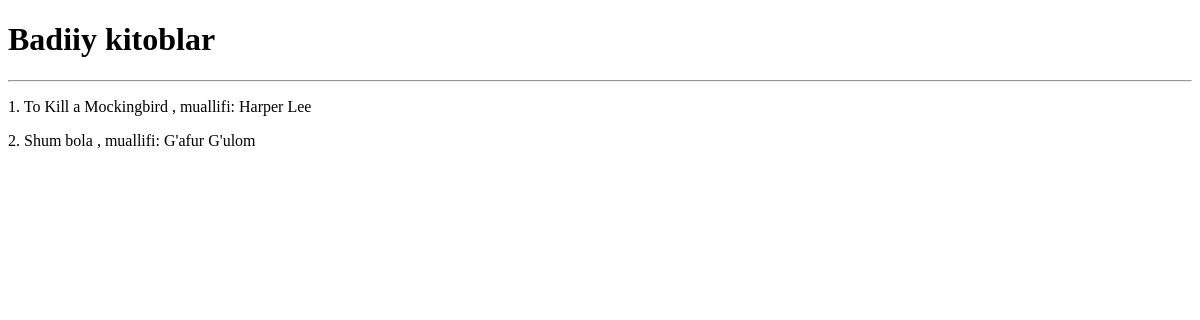
The app's page /badiiy_kitoblar/, older data.
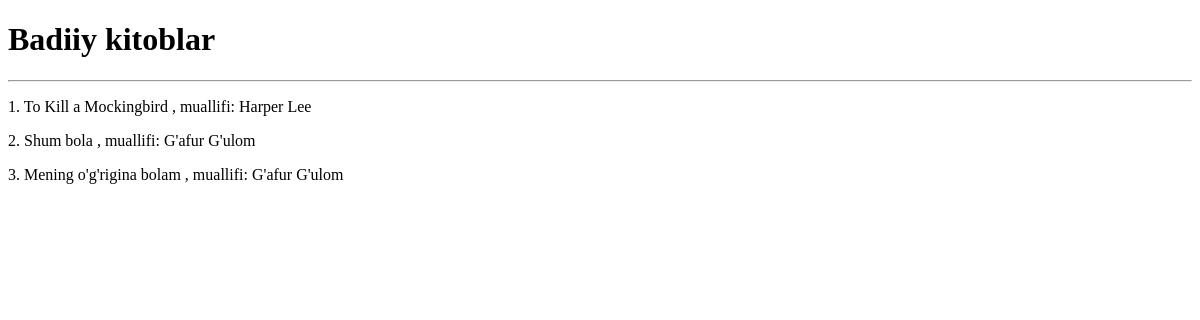
The same page, newer data.
### mainApp/models.py (models this page shows, shortened)
class Kitob(models.Model):
    nom = models.CharField(max_length=255)
    annotatsiya = models.TextField(blank=True, null=True)
    janr = models.CharField(max_length=255)
    sahifa = models.PositiveIntegerField()
    muallif = models.ForeignKey(Muallif, on_delete=SET_NULL, null=True)
    class Meta:
        verbose_name_plural = "Kitoblar"

class Muallif(models.Model):
    JINS_CHOICES = (
        ("Erkak", "Erkak"),
        ("Ayol", "Ayol")
    )
    ism = models.CharField(max_length=100)
    davlat = models.CharField(max_length=255)
    kitob_soni = models.PositiveSmallIntegerField(blank=True, null=True)
    t_sana = models.DateField(blank=True, null=True)
    tirik = models.BooleanField(default=False)
    jins = models.CharField(max_length=10, default="Erkak", choices=JINS_CHOICES)
    def __str__(self):
        return self.ism
    class Meta:
        verbose_name_plural = "Mualliflar"

### mainApp/views.py (the view)
# urls.py: path('badiiy_kitoblar/', badiiy_kitoblar_view, name="Badiiy kitoblar"),
def badiiy_kitoblar_view(request):
    badiiy_kitoblar = Kitob.objects.filter(janr__in=['badiiy'])
    context = {
        "badiiy_kitoblar" : badiiy_kitoblar
    }
    return render(request, 'badiiy_kitoblar.html', context=context)

### templates/badiiy_kitoblar.html (shortened to what this page needs)
<!DOCTYPE html>
<html lang="en">
<head>
</head>
<body>
<h1>Badiiy kitoblar</h1>
<hr>
{% for badiiy_kitob in badiiy_kitoblar %}
    <p>
        {{ forloop.counter }}.
        {{ badiiy_kitob.nom }} , muallifi: {{ badiiy_kitob.muallif }}
    </p>
{% endfor %}
</body>
</html>

Row changes from the older to the newer data that the page shows:
added Kitob: nom "Mening o'g'rigina bolam", muallif "G'afur G'ulom"
